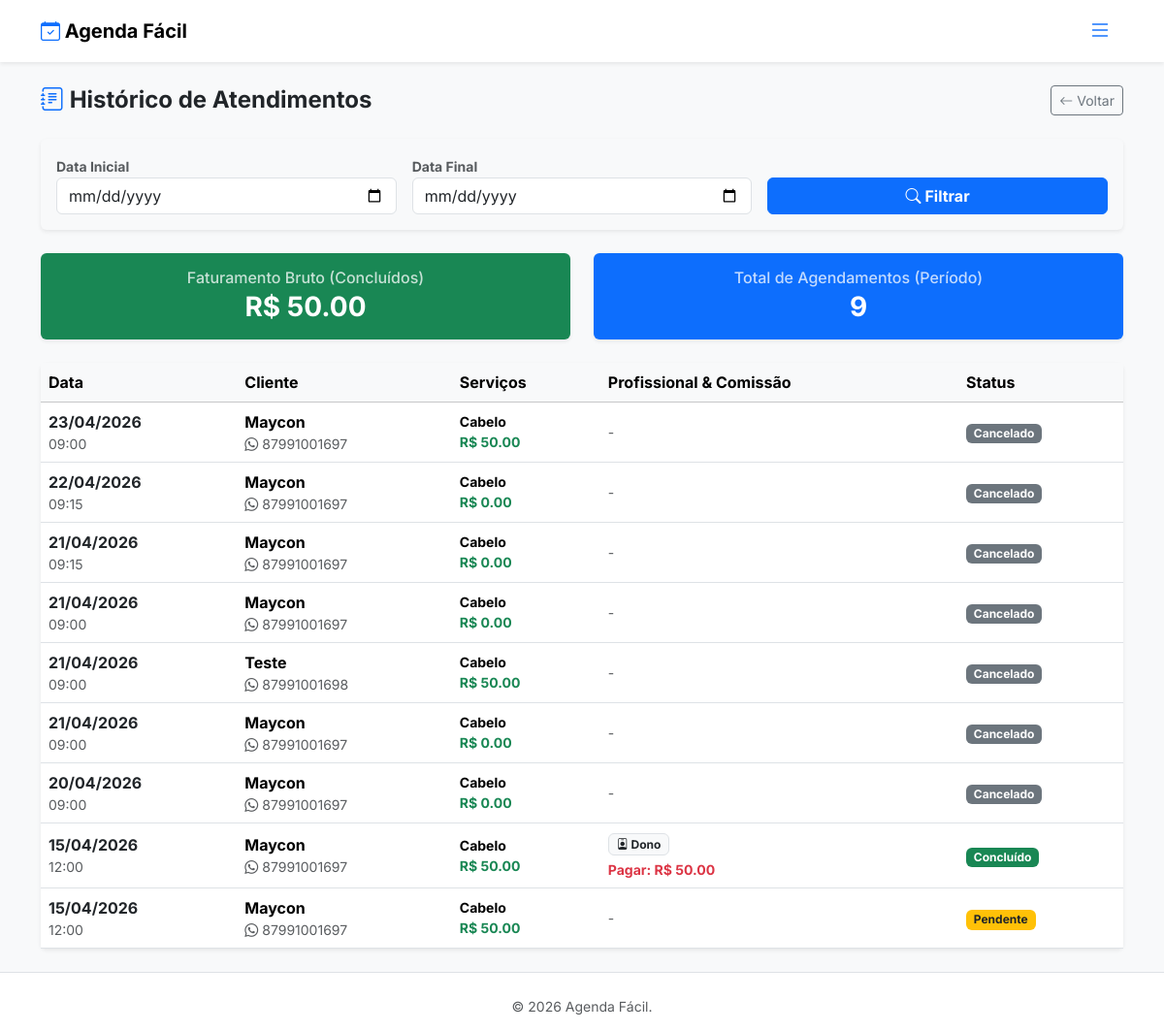
The app's page /admin/historico (signed in) with its own data.
### app.py (models this page shows, shortened)
class Appointment(db.Model):
    __tablename__ = 'appointments'
    id = db.Column(db.Integer, primary_key=True)
    client_name = db.Column(db.String(150), nullable=False)
    client_phone = db.Column(db.String(20), nullable=False)
    client_email = db.Column(db.String(120), nullable=False)
    appointment_date = db.Column(db.Date, nullable=False)
    appointment_time = db.Column(db.Time, nullable=False)
    notified = db.Column(db.Boolean, default=False)
    total_duration = db.Column(db.Integer, default=0, nullable=False)
    total_price = db.Column(db.Float, default=0.0, nullable=False)
    establishment_id = db.Column(db.Integer, db.ForeignKey('establishments.id'), nullable=False)
    status = db.Column(db.String(20), default='pendente')
    professional_id = db.Column(db.Integer, db.ForeignKey('professionals.id'), nullable=True)
    commission_value = db.Column(db.Float, default=0.0)
    rating = db.Column(db.Integer, nullable=True)
    services = db.relationship('Service', secondary=appointment_services, lazy='subquery', backref=db.backref('appointments', lazy=True))
    edit_token = db.Column(db.String(100), unique=True, nullable=True)
    @property
    def service_names(self):
        return " + ".join([s.name for s in self.services])

class Service(db.Model):
    __tablename__ = 'services'
    id = db.Column(db.Integer, primary_key=True)
    name = db.Column(db.String(100), nullable=False)
    duration = db.Column(db.Integer, nullable=False)
    price = db.Column(db.Float, nullable=False, default=0.0)
    establishment_id = db.Column(db.Integer, db.ForeignKey('establishments.id'), nullable=False)
    category_id = db.Column(db.Integer, db.ForeignKey('categories.id'), nullable=True)
    is_combo = db.Column(db.Boolean, default=False)
    original_price = db.Column(db.Float, nullable=True)
    is_club_included = db.Column(db.Boolean, default=False)

class Professional(db.Model):
    __tablename__ = 'professionals'
    id = db.Column(db.Integer, primary_key=True)
    name = db.Column(db.String(100), nullable=False)
    commission_rate = db.Column(db.Float, default=0.0)
    is_active = db.Column(db.Boolean, default=True)
    establishment_id = db.Column(db.Integer, db.ForeignKey('establishments.id'), nullable=False)
    appointments = db.relationship('Appointment', backref='professional', lazy=True)

### app.py (the view)
@app.route('/admin/historico')
@login_required
def historico_atendimentos():
    if not current_user.establishment.has_access: return redirect(url_for('planos'))
    est = current_user.establishment
    start_date_str = request.args.get('start_date'); end_date_str = request.args.get('end_date')
    query = Appointment.query.filter_by(establishment_id=est.id)
    if start_date_str:
        try: start_date = datetime.strptime(start_date_str, '%Y-%m-%d').date(); query = query.filter(Appointment.appointment_date >= start_date)
        except: pass
    if end_date_str:
        try: end_date = datetime.strptime(end_date_str, '%Y-%m-%d').date(); query = query.filter(Appointment.appointment_date <= end_date)
        except: pass
    appts = query.order_by(Appointment.appointment_date.desc(), Appointment.appointment_time.desc()).all()
    total_revenue = sum(a.total_price for a in appts if a.status in ['concluido', 'arquivado'])
    total_appts = len(appts)
    return render_template('historico.html', appointments=appts, establishment=est, start_date=start_date_str, end_date=end_date_str, total_revenue=total_revenue, total_appts=total_appts)

### app.py (called while the page is built)
@login_manager.user_loader
def load_user(user_id): return Admin.query.get(int(user_id))

    @property
    def has_access(self):
        if self.is_active: return True
        if self.trial_ends and get_now_brazil() < self.trial_ends: return True
        return False

### templates/historico.html (shortened to what this page needs)
{% extends 'layout.html' %}
{% block content %}
<div class="container py-4">
    <div class="d-flex justify-content-between align-items-center mb-4">
        <h2 class="h4 mb-0 fw-bold"><i class="bi bi-journal-text text-primary"></i> Histórico de Atendimentos</h2>
        <a href="{{ url_for('admin_dashboard') }}" class="btn btn-outline-secondary btn-sm"><i class="bi bi-arrow-left"></i> Voltar</a>
    </div>
    <div class="card shadow-sm border-0 mb-4 bg-light">
        <div class="card-body">
            <form method="GET" action="{{ url_for('historico_atendimentos') }}" class="row g-3 align-items-end">
                <div class="col-md-4">
                    <label class="small fw-bold text-muted">Data Inicial</label>
                    <input type="date" name="start_date" class="form-control" value="{{ start_date or '' }}">
                </div>
                <div class="col-md-4">
                    <label class="small fw-bold text-muted">Data Final</label>
                    <input type="date" name="end_date" class="form-control" value="{{ end_date or '' }}">
                </div>
                <div class="col-md-4">
                    <button class="btn btn-primary w-100 fw-bold"><i class="bi bi-search"></i> Filtrar</button>
                </div>
            </form>
        </div>
    </div>
    <div class="row mb-4">
        <div class="col-md-6">
            <div class="card border-0 shadow-sm bg-success text-white">
                <div class="card-body text-center">
                    <h6 class="mb-1 opacity-75">Faturamento Bruto (Concluídos)</h6>
                    <h3 class="mb-0 fw-bold">R$ {{ "%.2f"|format(total_revenue) }}</h3>
                </div>
            </div>
        </div>
        <div class="col-md-6 mt-3 mt-md-0">
            <div class="card border-0 shadow-sm bg-primary text-white">
                <div class="card-body text-center">
                    <h6 class="mb-1 opacity-75">Total de Agendamentos (Período)</h6>
                    <h3 class="mb-0 fw-bold">{{ total_appts }}</h3>
                </div>
            </div>
        </div>
    </div>
    <div class="card shadow-sm border-0">
        <div class="card-body p-0 table-responsive">
            <table class="table table-hover align-middle mb-0">
                <thead class="table-light">
                    <tr>
                        <th>Data</th>
                        <th>Cliente</th>
                        <th>Serviços</th>
                        <th>Profissional & Comissão</th>
                        <th>Status</th>
                    </tr>
                </thead>
                <tbody>
                    {% for a in appointments %}
                    <tr>
                        <td>
                            <div class="fw-bold text-dark">{{ a.appointment_date.strftime('%d/%m/%Y') }}</div>
                            <div class="small text-muted">{{ a.appointment_time.strftime('%H:%M') }}</div>
                        </td>
                        <td>
                            <div class="fw-bold">{{ a.client_name }}</div>
                            <div class="small text-muted"><i class="bi bi-whatsapp"></i> {{ a.client_phone }}</div>
                        </td>
                        <td>
                            <div class="small fw-bold">{{ a.service_names }}</div>
                            <div class="text-success fw-bold small">R$ {{ "%.2f"|format(a.total_price) }}</div>
                        </td>
                        <td>
                            {% if establishment.plan_type == 'gestao' and a.professional %}
                                <div class="badge bg-light border text-dark mb-1"><i class="bi bi-person-badge"></i> {{ a.professional.name }}</div>
                                {% if a.status in ['concluido', 'arquivado'] and a.commission_value > 0 %}
                                    <div class="text-danger small fw-bold" title="Valor a repassar ao profissional">Pagar: R$ {{ "%.2f"|format(a.commission_value) }}</div>
                                {% endif %}
                            {% else %}
                                <span class="text-muted small">-</span>
                            {% endif %}
                        </td>
                        <td>
                            {% if a.status in ['concluido', 'arquivado'] %}
                                <span class="badge bg-success">Concluído</span>
                            {% elif a.status == 'falta' %}
                                <span class="badge bg-danger">Falta (No-show)</span>
                            {% elif a.status == 'cancelado' %}
                                <span class="badge bg-secondary">Cancelado</span>
                            {% else %}
                                <span class="badge bg-warning text-dark">Pendente</span>
                            {% endif %}
                        </td>
                    </tr>
                    {% else %}
                    <tr><td colspan="5" class="text-center py-4 text-muted">Nenhum agendamento encontrado no período.</td></tr>
                    {% endfor %}
                </tbody>
            </table>
        </div>
    </div>
</div>
{% endblock %}

### templates/layout.html (shortened to what this page needs)
<!DOCTYPE html>
<html lang="pt-br">
<head>
    <link href="https://cdn.jsdelivr.net/npm/bootstrap@5.3.3/dist/css/bootstrap.min.css" rel="stylesheet">
    <link rel="stylesheet" href="https://cdn.jsdelivr.net/npm/bootstrap-icons@1.11.3/font/bootstrap-icons.min.css">
</head>
<body>
    <nav class="navbar navbar-expand-lg navbar-light bg-white shadow-sm sticky-top py-2">
        <div class="container">
            <a class="navbar-brand fw-bold" href="{{ url_for('index') }}"><i class="bi bi-calendar-check text-primary"></i> Agenda Fácil</a>
            {% if current_user.is_authenticated %}
                <button class="btn btn-outline-primary border-0 ms-auto" type="button" data-bs-toggle="offcanvas" data-bs-target="#sidebarMenu">
                    <i class="bi bi-list fs-4"></i>
                </button>
            {% endif %}
        </div>
    </nav>
    <main class="container-fluid p-0">
        {% block content %}{% endblock %}
    </main>
    <footer class="bg-white border-top pt-4 pb-3 mt-auto">
        <div class="container text-center">
            <p class="text-muted small mb-0">© 2026 Agenda Fácil.</p>
        </div>
    </footer>
</body>
</html>

### templates/layout.html (style rules this page uses)
body { font-family:'Inter',sans-serif;background-color:#f8f9fa }
a { text-decoration:none }
main { flex:1 }
body { min-height:100vh;display:flex;flex-direction:column }

### records on screen
Appointment: appointment_date "23/04/2026", appointment_time "09:00", client_name "Maycon", client_phone "87991001697", service_names "Cabelo", total_price "50.00", status "Cancelado"
Appointment: appointment_date "22/04/2026", appointment_time "09:15", client_name "Maycon", client_phone "87991001697", service_names "Cabelo", total_price "0.00", status "Cancelado"
Appointment: appointment_date "21/04/2026", appointment_time "09:15", client_name "Maycon", client_phone "87991001697", service_names "Cabelo", total_price "0.00", status "Cancelado"
Appointment: appointment_date "21/04/2026", appointment_time "09:00", client_name "Maycon", client_phone "87991001697", service_names "Cabelo", total_price "0.00", status "Cancelado"
Appointment: appointment_date "21/04/2026", appointment_time "09:00", client_name "Teste", client_phone "87991001698", service_names "Cabelo", total_price "50.00", status "Cancelado"
Appointment: appointment_date "21/04/2026", appointment_time "09:00", client_name "Maycon", client_phone "87991001697", service_names "Cabelo", total_price "0.00", status "Cancelado"
Appointment: appointment_date "20/04/2026", appointment_time "09:00", client_name "Maycon", client_phone "87991001697", service_names "Cabelo", total_price "0.00", status "Cancelado"
Appointment: appointment_date "15/04/2026", appointment_time "12:00", client_name "Maycon", client_phone "87991001697", service_names "Cabelo", total_price "50.00", professional.name "Dono", commission_value "50.00", status "Concluído"
Appointment: appointment_date "15/04/2026", appointment_time "12:00", client_name "Maycon", client_phone "87991001697", service_names "Cabelo", total_price "50.00", status "Pendente"

### other values on screen
{{ "%.2f"|format(total_revenue) }} "50.00"
{{ total_appts }} "9"
